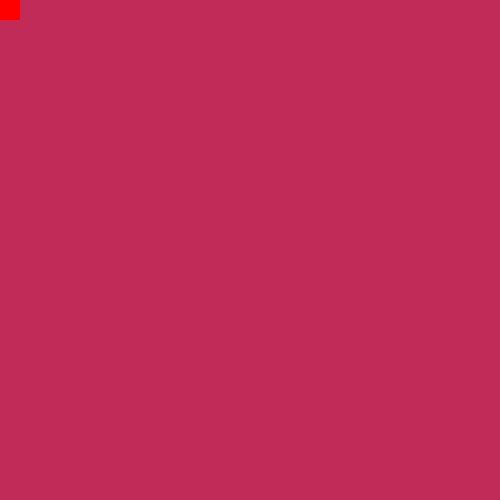
Frame 1 (no input)
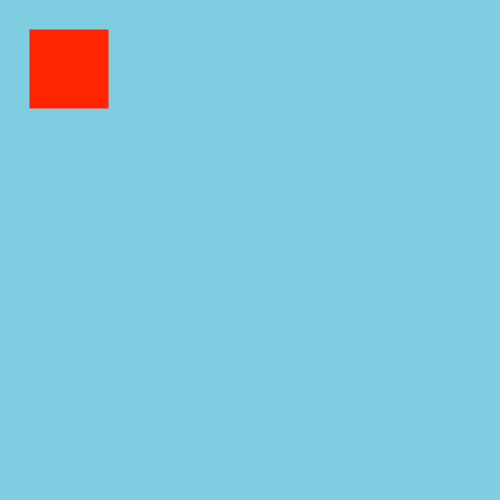
Frame 60 (the mouse pressed at the canvas centre just before this capture)
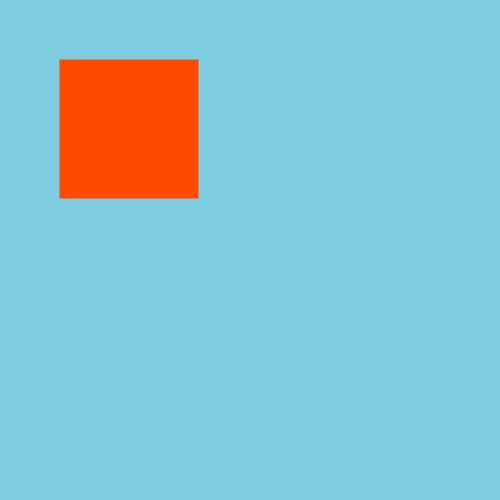
Frame 120 (the mouse held since frame 60 and released just before this capture)

The Processing sketch that drew these frames (run headless with seeded random() and noise(); from frame 60 on, the mouse is pressed at the canvas centre):

// Processing sketch: processing_163700
// ── processing_163700.pde

float x=0.0;
float y=0.0;
float a=20.0;

void setup() {
  size(500, 500);
  smooth();
  fill(0);
}

void draw() {
  frameRate(100);
  background(192,43,88);
  colorMode(HSB,360,100,100);
  noStroke();
  fill(x*0.3,200,150);
  rect(x, y, a,a);
  x +=0.5;
  y +=0.5;
  a ++;
  if (x>500) {
    x=0;
    y=0;
    a=0;
  }
}
